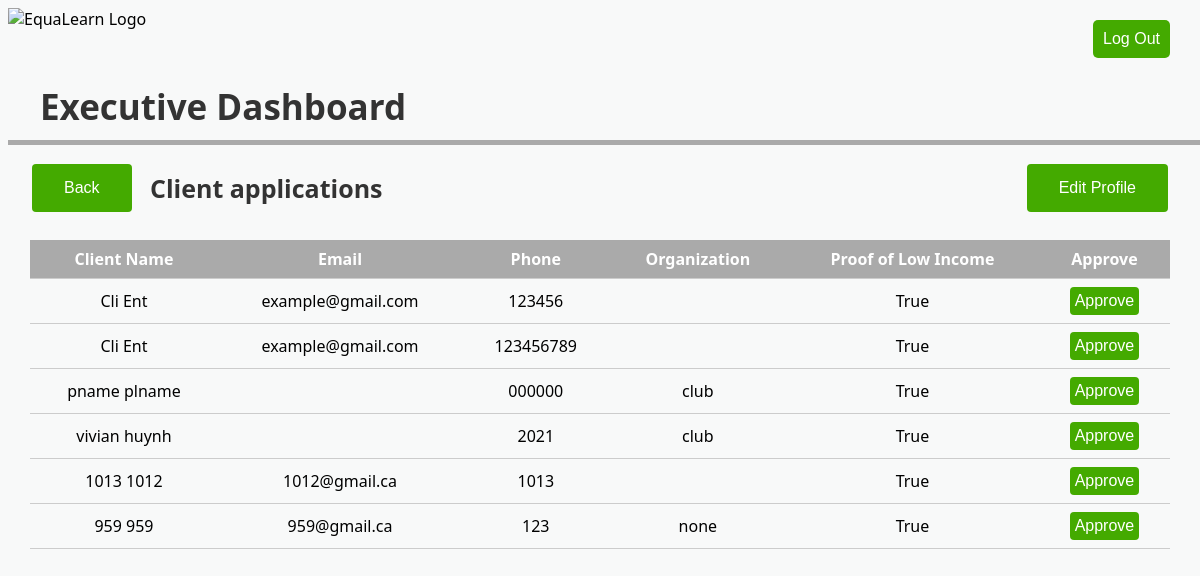
The app's page /view_pending_clients/11/ with its own data.
### equalearn/models.py (models this page shows)
class User(models.Model):
    User_ID = models.AutoField(primary_key = True)
    username = models.CharField(max_length = 100, unique = True)
    usertype = models.CharField(max_length = 10, blank = True, null = True)
    name = models.CharField(max_length=50)
    phone_number = models.CharField(max_length = 12)
    email = models.CharField(max_length = 60)

class Client(User):
    referred_organization = models.CharField(max_length = 60)
    proof_of_low_income = models.BooleanField()
    accepted = models.BooleanField(default = False)

class User(models.Model):
    User_ID = models.AutoField(primary_key = True)
    username = models.CharField(max_length = 100, unique = True)
    usertype = models.CharField(max_length = 10, blank = True, null = True)
    name = models.CharField(max_length=50)
    phone_number = models.CharField(max_length = 12)
    email = models.CharField(max_length = 60)

### equalearn/views.py (the view)
# urls.py: url(r'view_pending_clients/(?P<id>\d+)/$', views.view_pending_clients, name = "view_pending_clients"),
def view_pending_clients(request, id):
    exec = Executive.objects.get(User_ID = id)
    unapprovedclients = Client.objects.filter(accepted = False)
    return render(request, 'approveclients.html', {'executive': exec, 'clients': unapprovedclients})

### templates/approveclients.html (shortened to what this page needs)
<!DOCTYPE html>
{% load static %}
<html>
<head>
  <link rel="stylesheet" href="{% static 'equalearndb/dashboardstyle.css' %}">
</head>
<a href = "{% url 'logout'%}"><button class = "logoutbutton">Log Out</button></a>
<img src = "https://i.imgur.com/Z9fdh0a.png" alt = "EquaLearn Logo" height = "50" style = "float:left">
<h1> Executive Dashboard </h1>
<div class="rectangle"></div>
<h2> Client applications </h2>
<button class = "button1" style = "button;">Back</button>
<button class = "editprofilebutton" style = "button;">Edit Profile</button>
    <div class="tableFixHead">
      <table>
        <thead>
   <tr>
    <th>Client Name</th>
    <th>Email</th>
    <th>Phone</th>
    <th>Organization</th>
    <th>Proof of Low Income</th>
    <th>Approve</th>
  </tr>
  {% for client in clients%}
  <tr>
    <td><center>{{client.name}}</center></td>
    <td><center>{{client.email}}</center></td>
    <td><center>{{client.phone_number}}</center></td>
    <td><center>{{client.referred_organization}}</center></td>
    <td><center>{{client.proof_of_low_income}}</center></td>
    <td><center><a href = "{% url 'approve_client' eid=executive.User_ID cid=client.User_ID %}"><button class = "tablebutton">Approve</button></a></center></td>
  </tr>
  {% endfor %}
      </table>
    </div>
</body>
</html>

### static/equalearndb/dashboardstyle.css (style rules this page uses)
.logoutbutton { border: none; color: white; background-color:#44aa00; text-align: center; font-size: 16px; padding: 10px; border-radius: 5px; position: absolute; right: 30px; top: 20px; }
h1 { color: #333333; position: absolute; font-size: 35px; left: 40px; top: 60px; }
.rectangle { height: 5px; width: 100%; background-color: #AAA; position: absolute; top: 140px; }
.button1 { position: absolute; top: 160px; left: 30px; border: none; background-color:#44aa00; color: white; padding: 15px 32px; text-align: center; font-size: 16px; margin: 4px 2px; border-radius: 4px }
.editprofilebutton { position: absolute; top: 160px; right: 30px; border: none; background-color:#44aa00; color: white; padding: 15px 32px; text-align: center; font-size: 16px; margin: 4px 2px; border-radius: 4px }
.tablebutton { border: none; color: white; background-color:#44aa00; text-align: center; font-size: 16px; padding: 5px; border-radius: 4px; }
.tableFixHead { overflow-y: auto; height: 500px; position: absolute; top: 240px; right: 30px; left: 30px; }
.tableFixHead thead th { position: sticky; top: 0; }
table { border-collapse: collapse; width: 100%; }
th, td { padding: 8px 16px; border-bottom: 1px solid #ccc; }
th { color: #fff; background: #aaa; }

### templates/approveclients.html (style rules this page uses)
h2 { color: #333333; position: absolute; font-size: 25px; top: 150px; left: 150px; }

### records on screen
Client: name "Cli Ent", email "example@gmail.com", phone_number "123456", proof_of_low_income "True"
Client: name "Cli Ent", email "example@gmail.com", phone_number "123456789", proof_of_low_income "True"
Client: name "pname plname", phone_number "000000", referred_organization "club", proof_of_low_income "True"
Client: name "vivian huynh", phone_number "2021", referred_organization "club", proof_of_low_income "True"
Client: name "1013 1012", email "1012@gmail.ca", phone_number "1013", proof_of_low_income "True"
Client: name "959 959", email "959@gmail.ca", phone_number "123", referred_organization "none", proof_of_low_income "True"
